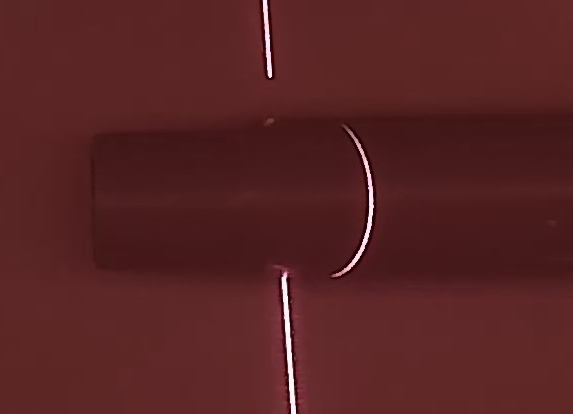
#> input picture Михаил Щуровский/test_mv/image_1.jpg, 573 x 414 px
$ python circle_meazure.py
#> lines starting #> are read from the running program, lines starting #| are printed output that depends on the picture; after the words box and inside, x2 and y2 are one past the last pixel; in counts of white or black regions, pixels touching at a corner belong together
import cv2
import numpy as np

file = 'image_1.jpg'
# читаем файл
img = cv2.imread(file, cv2.IMREAD_UNCHANGED)
#> img is the input picture: shape (414, 573, 3); mean B, G, R 35.9, 35.3, 86.7
# конвертируем в оттенки серого
img_grey = cv2.cvtColor(img, cv2.COLOR_BGR2GRAY)
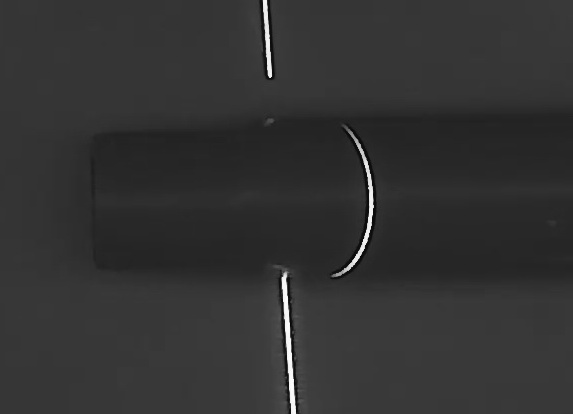
#> img_grey: shape (414, 573); min 6, max 254, mean 50.8
# устанавливаем пороговое значение по цвету
# для преобразования в двоичное изображение
thresh = 100
# получаем бинарное изображение
ret, thresh_img = cv2.threshold(img_grey, thresh, 255, cv2.THRESH_BINARY)
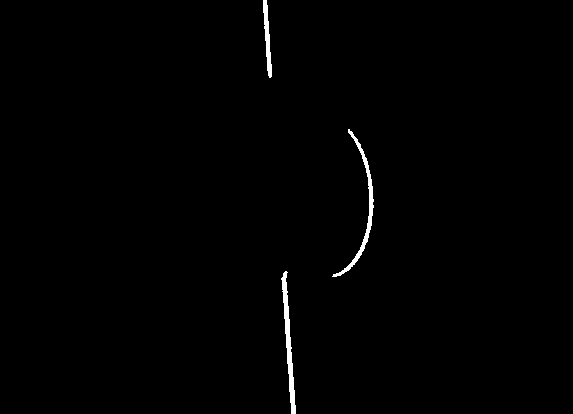
#> thresh_img: shape (414, 573); 0.71% white; 3 white regions
#> ret = 100
# ищем контуры объектов на изображении
contours, hierarchy = cv2.findContours(thresh_img, cv2.RETR_TREE, cv2.CHAIN_APPROX_NONE)
#> contours = 3 contours; box (x1, y1, x2, y2) and area: (281, 271, 296, 414) 548, (332, 129, 374, 277) 490, (263, 0, 272, 78) 263
# создаем контейнер для полученных контуров всех объектов
img_contours = np.zeros(img.shape)
# гасим все объекты кроме лазерной отметки на трубе
image = cv2.drawContours(img_contours, contours[1], -1, (255, 255, 255), 3)
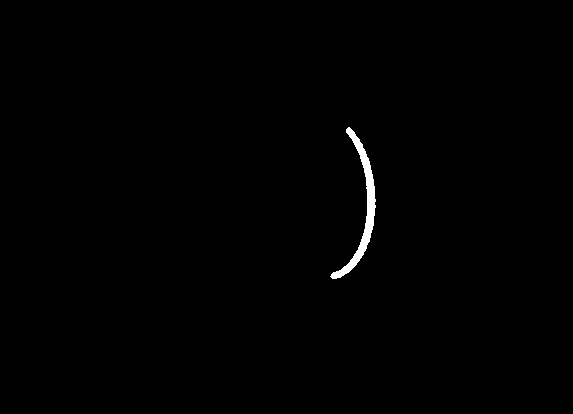
#> image: shape (414, 573, 3) float64; 0.54% white; 1 white region, box (x1, y1, x2, y2) and area: (330, 127, 376, 279) 1286
# сохраняем контуры в новый файл что бы не изменять исходник
cv2.imwrite('contours.jpg', img_contours)
# читаем файл contours для подготовки к измерениям
arc_image = cv2.imread('contours.jpg')
#> arc_image: shape (414, 573, 3); min 0, max 255, mean 1.4
# конвертируем в серый
arc_image = cv2.cvtColor(arc_image, cv2.COLOR_BGR2GRAY)
#> arc_image: shape (414, 573)
# конвертируем в двоичный формат
ret2, arc_image = cv2.threshold(arc_image, 21, 255, cv2.THRESH_BINARY)
# измеряем лазерный маркер на трубе
x, y, width, height = cv2.boundingRect(arc_image)
#> x = 330; y = 127; width = 46; height = 152
# радиус
diametr = int(height * 0.2636)
#> diametr = 40
rad = int((height/2) * 0.2636)
#> rad = 20
# считаем длину окружности 2пR
len_circle_px = int(2 * 3.14 * (height / 2))
#> len_circle_px = 477
# пиксели в милиметры 1px = 0.2636 mm
len_circle_mm = int(len_circle_px * 0.2636)
#> len_circle_mm = 125
# кладем данные в словарь
D = {'имя файла': file,'диаметр окружности(мм)': diametr,
     'радиус окружности(мм)': rad,
     'длина окружности (мм)': len_circle_mm}
#> D = {'имя файла': 'image_1.jpg', 'диаметр окружности(мм)': 40, 'радиус окружности(мм)': 20, 'длина окружности (мм)': 125}
# выводим результат
print(D)
#| {'имя файла': 'image_1.jpg', 'диаметр окружности(мм)': 40, 'радиус окружности(мм)': 20, 'длина окружности (мм)': 125}
cv2.imshow('image', img)
cv2.waitKey(0)
cv2.destroyAllWindows()
